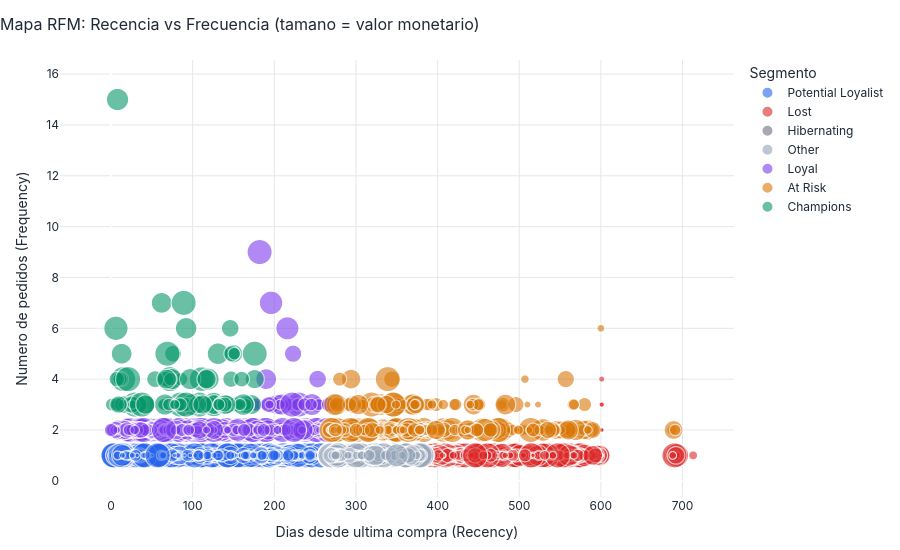

Notebook cell for this chart:
### Code cell
# --- Scatter: Recency vs Frequency, size=Monetary, color=Segment ---
# Sample for visibility (full dataset is 93K points)
rfm_plot = rfm.copy()
rfm_plot['monetary_scaled'] = np.clip(rfm_plot['total_revenue'], 0, rfm_plot['total_revenue'].quantile(0.99))

fig = px.scatter(
    rfm_plot,
    x='recency_days',
    y='total_orders',
    size='monetary_scaled',
    color='segment',
    color_discrete_map=segment_colors,
    hover_data=['total_revenue'],
    title='Mapa RFM: Recencia vs Frecuencia (tamano = valor monetario)',
    labels={
        'recency_days': 'Dias desde ultima compra (Recency)',
        'total_orders': 'Numero de pedidos (Frequency)',
        'monetary_scaled': 'Ingreso (escalado)',
        'segment': 'Segmento',
    },
    opacity=0.6,
    size_max=25,
    height=550,
)
apply_plotly_theme(fig)
fig.show()

### Figure 1 — Plotly figure (JSON) as saved in the notebook; plotly's stock layout.template omitted (floating-point values rounded to 4 significant figures; data arrays with more than 128 entries replaced by an {"elided": "..."} marker saying what was removed)
{"data": [{"customdata": {"elided": "54329x1 float values"}, "hovertemplate": "Segmento=Potential Loyalist<br>Dias desde ultima compra (Recency)=%{x}<br>Numero de pedidos (Frequency)=%{y}<br>Ingreso (escalado)=%{marker.size}<br>total_revenue=%{customdata[0]}<extra></extra>", "legendgroup": "Potential Loyalist", "marker": {"color": "#2563EB", "opacity": 0.6, "size": {"elided": "54329 float values"}, "sizemode": "area", "sizeref": 1.755, "symbol": "circle"}, "mode": "markers", "name": "Potential Loyalist", "showlegend": true, "type": "scattergl", "x": {"elided": "54329 int values"}, "xaxis": "x", "y": {"elided": "54329 int values"}, "yaxis": "y"}, {"customdata": {"elided": "18250x1 float values"}, "hovertemplate": "Segmento=Lost<br>Dias desde ultima compra (Recency)=%{x}<br>Numero de pedidos (Frequency)=%{y}<br>Ingreso (escalado)=%{marker.size}<br>total_revenue=%{customdata[0]}<extra></extra>", "legendgroup": "Lost", "marker": {"color": "#DC2626", "opacity": 0.6, "size": {"elided": "18250 float values"}, "sizemode": "area", "sizeref": 1.755, "symbol": "circle"}, "mode": "markers", "name": "Lost", "showlegend": true, "type": "scattergl", "x": {"elided": "18250 int values"}, "xaxis": "x", "y": {"elided": "18250 int values"}, "yaxis": "y"}, {"customdata": {"elided": "7509x1 float values"}, "hovertemplate": "Segmento=Hibernating<br>Dias desde ultima compra (Recency)=%{x}<br>Numero de pedidos (Frequency)=%{y}<br>Ingreso (escalado)=%{marker.size}<br>total_revenue=%{customdata[0]}<extra></extra>", "legendgroup": "Hibernating", "marker": {"color": "#6B7280", "opacity": 0.6, "size": {"elided": "7509 float values"}, "sizemode": "area", "sizeref": 1.755, "symbol": "circle"}, "mode": "markers", "name": "Hibernating", "showlegend": true, "type": "scattergl", "x": {"elided": "7509 int values"}, "xaxis": "x", "y": {"elided": "7509 int values"}, "yaxis": "y"}, {"customdata": {"elided": "10652x1 float values"}, "hovertemplate": "Segmento=Other<br>Dias desde ultima compra (Recency)=%{x}<br>Numero de pedidos (Frequency)=%{y}<br>Ingreso (escalado)=%{marker.size}<br>total_revenue=%{customdata[0]}<extra></extra>", "legendgroup": "Other", "marker": {"color": "#94A3B8", "opacity": 0.6, "size": {"elided": "10652 float values"}, "sizemode": "area", "sizeref": 1.755, "symbol": "circle"}, "mode": "markers", "name": "Other", "showlegend": true, "type": "scattergl", "x": {"elided": "10652 int values"}, "xaxis": "x", "y": {"elided": "10652 int values"}, "yaxis": "y"}, {"customdata": {"elided": "1595x1 float values"}, "hovertemplate": "Segmento=Loyal<br>Dias desde ultima compra (Recency)=%{x}<br>Numero de pedidos (Frequency)=%{y}<br>Ingreso (escalado)=%{marker.size}<br>total_revenue=%{customdata[0]}<extra></extra>", "legendgroup": "Loyal", "marker": {"color": "#7C3AED", "opacity": 0.6, "size": {"elided": "1595 float values"}, "sizemode": "area", "sizeref": 1.755, "symbol": "circle"}, "mode": "markers", "name": "Loyal", "showlegend": true, "type": "scattergl", "x": {"elided": "1595 int values"}, "xaxis": "x", "y": {"elided": "1595 int values"}, "yaxis": "y"}, {"customdata": {"elided": "906x1 float values"}, "hovertemplate": "Segmento=At Risk<br>Dias desde ultima compra (Recency)=%{x}<br>Numero de pedidos (Frequency)=%{y}<br>Ingreso (escalado)=%{marker.size}<br>total_revenue=%{customdata[0]}<extra></extra>", "legendgroup": "At Risk", "marker": {"color": "#D97706", "opacity": 0.6, "size": {"elided": "906 float values"}, "sizemode": "area", "sizeref": 1.755, "symbol": "circle"}, "mode": "markers", "name": "At Risk", "showlegend": true, "type": "scattergl", "x": {"elided": "906 int values"}, "xaxis": "x", "y": {"elided": "906 int values"}, "yaxis": "y"}, {"customdata": [[602.7], [153.5], [251.5], [405.0], [1056.0], [191.0], [858.0], [609.1], [214.9], [225.5], [202.6], [265.1], [243.9], [480.5], [1451.0], [225.2], [483.3], [276.1], [137.2], [1254.0], [295.6], [603.9], [745.4], [1757.0], [725.8], [806.6], [704.3], [554.1], [1295.0], [178.7], [490.4], [1761.0], [448.5], [806.5], [1114.0], [185.8], [311.1], [826.3], [758.8], [554.2], [178.0], [331.1], [160.1], [370.6], [439.3], [779.2], [451.2], [265.8], [265.1], [298.0], [622.6], [354.2], [211.8], [171.0], [537.4], [780.4], [848.0], [403.9], [879.3], [290.7], [371.5], [405.0], [247.9], [192.3], [421.3], [439.4], [1026.0], [378.3], [373.7], [393.1], [419.2], [511.3], [426.1], [790.7], [628.6], [671.5], [538.3], [320.6], [693.2], [647.0], [638.8], [782.6], [179.1], [274.9], [519.2], [507.1], [190.1], [359.9], [400.5], [168.3], [663.0], [515.5], [4656.0], [1123.0], [819.5], [158.6], [157.8], [1277.0], [579.8], [428.4], [1291.0], [636.9], [280.6], [224.8], [310.3], [263.8], [327.4], [1034.0], [650.6], [636.8], [363.7], [540.7], [175.5], [390.5], [515.1], [258.0], [1591.0]], "hovertemplate": "Segmento=Champions<br>Dias desde ultima compra (Recency)=%{x}<br>Numero de pedidos (Frequency)=%{y}<br>Ingreso (escalado)=%{marker.size}<br>total_revenue=%{customdata[0]}<extra></extra>", "legendgroup": "Champions", "marker": {"color": "#059669", "opacity": 0.6, "size": [602.7, 153.5, 251.5, 405.0, 1056.0, 191.0, 858.0, 609.1, 214.9, 225.5, 202.6, 265.1, 243.9, 480.5, 1097.0, 225.2, 483.3, 276.1, 137.2, 1097.0, 295.6, 603.9, 745.4, 1097.0, 725.8, 806.6, 704.3, 554.1, 1097.0, 178.7, 490.4, 1097.0, 448.5, 806.5, 1097.0, 185.8, 311.1, 826.3, 758.8, 554.2, 178.0, 331.1, 160.1, 370.6, 439.3, 779.2, 451.2, 265.8, 265.1, 298.0, 622.6, 354.2, 211.8, 171.0, 537.4, 780.4, 848.0, 403.9, 879.3, 290.7, 371.5, 405.0, 247.9, 192.3, 421.3, 439.4, 1026.0, 378.3, 373.7, 393.1, 419.2, 511.3, 426.1, 790.7, 628.6, 671.5, 538.3, 320.6, 693.2, 647.0, 638.8, 782.6, 179.1, 274.9, 519.2, 507.1, 190.1, 359.9, 400.5, 168.3, 663.0, 515.5, 1097.0, 1097.0, 819.5, 158.6, 157.8, 1097.0, 579.8, 428.4, 1097.0, 636.9, 280.6, 224.8, 310.3, 263.8, 327.4, 1034.0, 650.6, 636.8, 363.7, 540.7, 175.5, 390.5, 515.1, 258.0, 1097.0], "sizemode": "area", "sizeref": 1.755, "symbol": "circle"}, "mode": "markers", "name": "Champions", "showlegend": true, "type": "scattergl", "x": [107, 97, 111, 144, 111, 169, 119, 118, 10, 137, 99, 111, 74, 71, 108, 169, 147, 43, 62, 85, 1, 150, 13, 72, 126, 41, 172, 165, 29, 133, 76, 15, 27, 131, 176, 119, 86, 92, 62, 111, 150, 96, 40, 24, 12, 74, 148, 165, 65, 137, 35, 11, 128, 126, 37, 66, 100, 15, 8, 137, 82, 28, 77, 151, 117, 26, 126, 37, 93, 89, 7, 119, 67, 97, 138, 126, 15, 73, 139, 117, 176, 31, 149, 151, 33, 54, 15, 82, 152, 158, 68, 25, 21, 89, 162, 26, 145, 38, 106, 160, 92, 42, 71, 132, 85, 158, 8, 6, 112, 141, 134, 146, 78, 139, 9, 132, 69], "xaxis": "x", "y": [3, 3, 3, 3, 4, 3, 4, 3, 3, 3, 3, 3, 3, 3, 3, 3, 4, 3, 3, 3, 3, 5, 5, 4, 3, 3, 3, 3, 3, 3, 5, 4, 3, 5, 5, 3, 4, 6, 7, 3, 3, 3, 3, 3, 4, 4, 5, 3, 3, 3, 3, 4, 3, 3, 3, 3, 3, 3, 15, 3, 3, 3, 3, 3, 3, 3, 3, 3, 3, 3, 4, 3, 4, 4, 3, 3, 3, 4, 3, 4, 4, 3, 3, 5, 3, 4, 3, 3, 3, 3, 4, 3, 4, 7, 3, 3, 3, 3, 3, 4, 3, 3, 3, 3, 3, 3, 3, 6, 3, 3, 3, 6, 3, 3, 3, 3, 5], "yaxis": "y"}], "layout": {"font": {"color": "#1F2937", "family": "Inter, system-ui, sans-serif"}, "height": 550, "legend": {"itemsizing": "constant", "title": {"text": "Segmento"}, "tracegroupgap": 0}, "margin": {"b": 40, "l": 60, "r": 20, "t": 60}, "paper_bgcolor": "#FFFFFF", "plot_bgcolor": "#FFFFFF", "title": {"font": {"size": 16}, "text": "Mapa RFM: Recencia vs Frecuencia (tamano = valor monetario)", "x": 0}, "xaxis": {"anchor": "y", "domain": [0, 1], "gridcolor": "#E5E7EB", "showgrid": true, "title": {"text": "Dias desde ultima compra (Recency)"}}, "yaxis": {"anchor": "x", "domain": [0, 1], "gridcolor": "#E5E7EB", "showgrid": true, "title": {"text": "Numero de pedidos (Frequency)"}}}}
